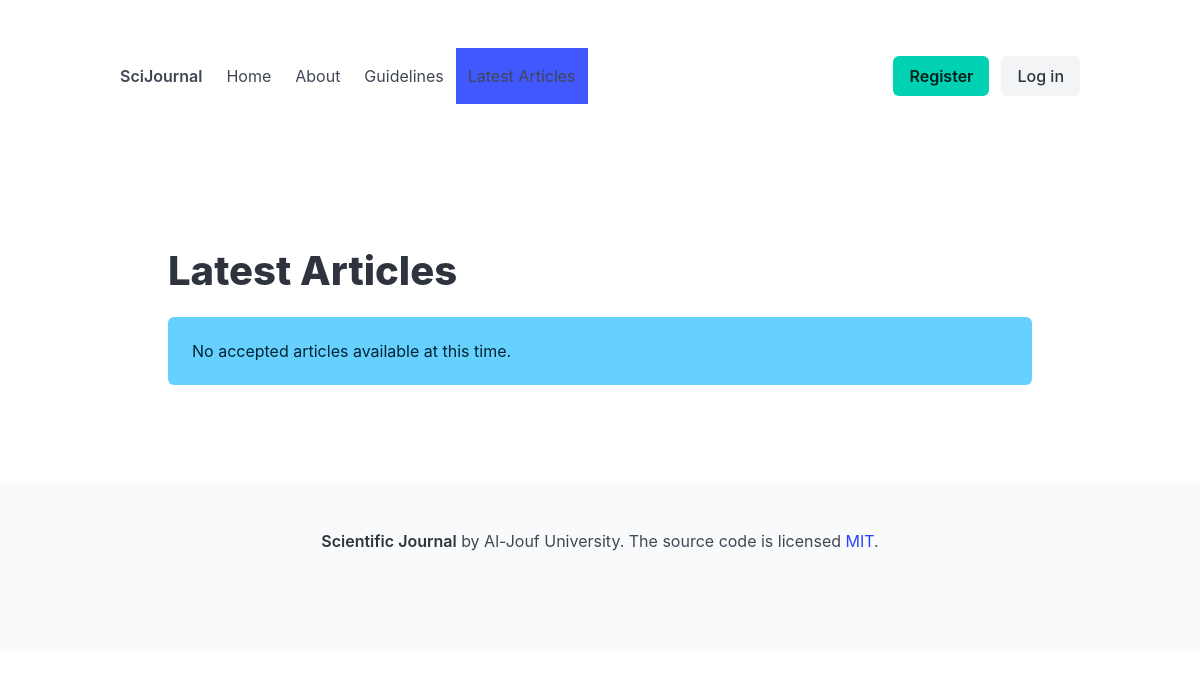
The page /accepted-articles/ on the database as committed earlier.
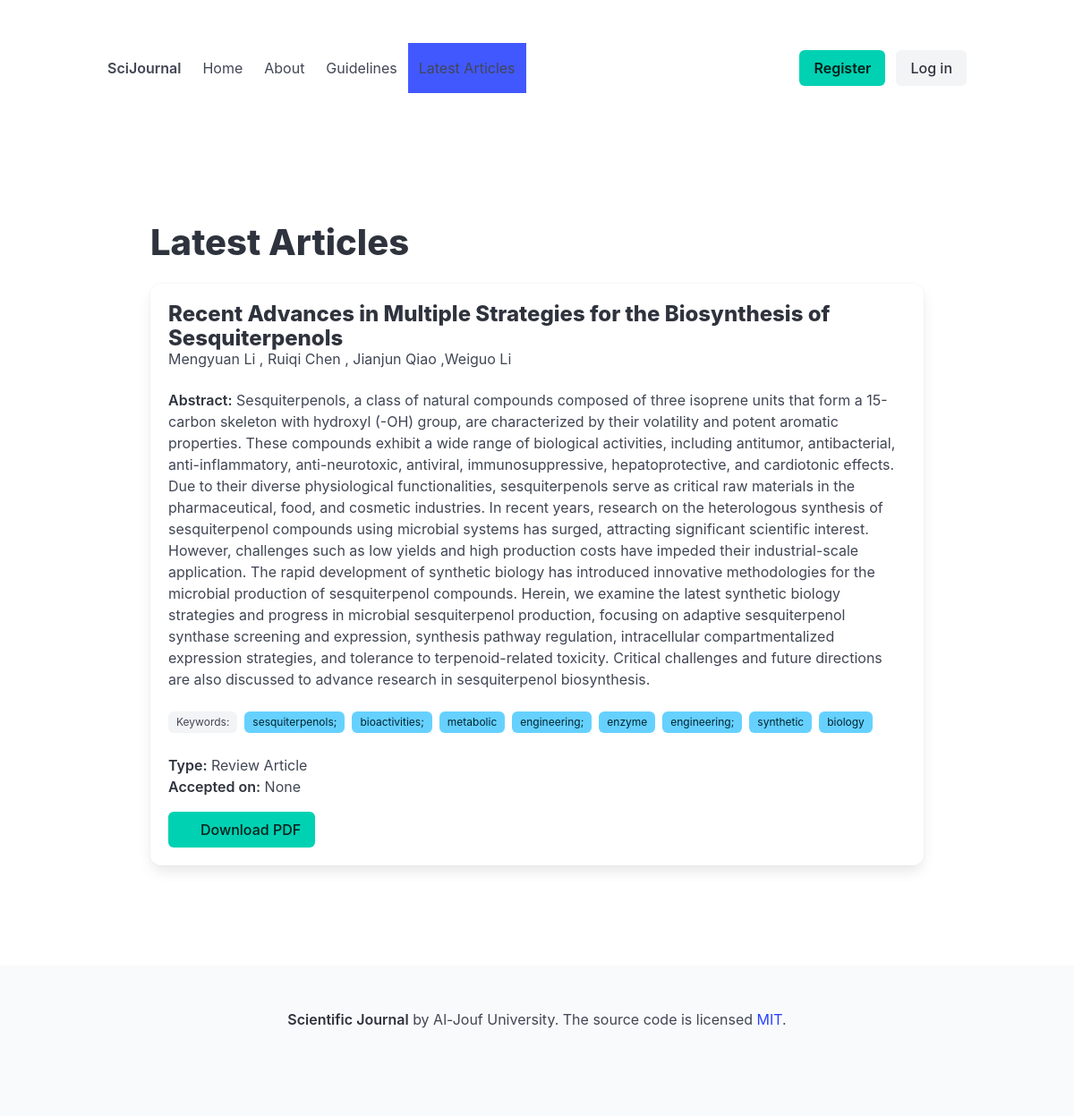
The same page on the database as committed later.
### journal/models.py (models this page shows, shortened)
class Article(models.Model):
    ARTICLE_TYPE_CHOICES = [
        ('original', 'Original Article'),
        ('review', 'Review Article'),
    ]
    DECISION_CHOICES = [
        ('accepted', 'Accepted'),
        ('under_review', 'Under review'),
        ('revision_requested', 'Revision Requested'),
        ('rejected', 'Rejected'),
        ('withdrawn', 'Withdrawn'),
    ]
    title = models.CharField(max_length=255)
    author = models.ForeignKey(User, on_delete=models.CASCADE, related_name='articles')
    type = models.CharField(max_length=20, choices=ARTICLE_TYPE_CHOICES)
    abstract = models.TextField(blank=True, null=True)
    keywords = models.CharField(max_length=255, blank=True, null=True)
    authors = models.CharField(max_length=255, blank=True, null=True)
    pdf_file = models.FileField(upload_to='article_pdfs/', null=True, blank=True, help_text="Upload your article as a PDF file")
    submission_date = models.DateField()
    acceptance_date = models.DateField(null=True, blank=True)
    publication_date = models.DateField(null=True, blank=True)
    decision = models.CharField(max_length=20, choices=DECISION_CHOICES, default='under_review')
    reviewers = models.ManyToManyField(User, through='Review', related_name='reviewing_articles')

### journal/views.py (the view)
# urls.py: path('accepted-articles/', views.accepted_articles, name='accepted_articles'),
def accepted_articles(request):
    articles = Article.objects.filter(decision='accepted').order_by('-acceptance_date')
    return render(request, 'journal/accepted_articles.html', {'articles': articles})

### journal/templates/journal/accepted_articles.html (shortened to what this page needs)
{% extends "journal/base.html" %}
{% load static %}
{% load crispy_forms_tags %}
{% block content %}
<section class="section">
    <div class="container">
        <h1 class="title is-2">Latest  Articles</h1>
        {% if articles %}
            <div class="articles-list">
                {% for article in articles %}
                    <div class="box article-item mb-4">
                        <h2 class="title is-4">{{ article.title }}</h2>
                        <p class="subtitle is-6">
                            {% if article.authors %}
                                {{ article.authors }}
                            {% else %}
                                {{ article.author.get_full_name|default:article.author.username }}
                            {% endif %}
                        </p>
                        {% if article.abstract %}
                            <div class="content">
                                <p><strong>Abstract:</strong> {{ article.abstract }}</p>
                            </div>
                        {% endif %}
                        {% if article.keywords %}
                            <div class="tags">
                                <span class="tag">Keywords:</span>
                                {% for keyword in article.keywords.split %}
                                    <span class="tag is-info">{{ keyword }}</span>
                                {% endfor %}
                            </div>
                        {% endif %}
                        <div class="article-meta mt-3">
                            <p><strong>Type:</strong> {{ article.get_type_display }}</p>
                            <p><strong>Accepted on:</strong> {{ article.acceptance_date }}</p>
                        </div>
                        {% if article.pdf_file %}
                            <div class="mt-4">
                                <a href="{{ article.pdf_file.url }}" class="button is-primary" target="_blank">
                                    <span class="icon">
                                    </span>
                                    <span>Download PDF</span>
                                </a>
                            </div>
                        {% endif %}
                    </div>
                {% endfor %}
            </div>
        {% else %}
            <div class="notification is-info">
                <p>No accepted articles available at this time.</p>
            </div>
        {% endif %}
    </div>
</section>
{% endblock %}

Rows that differ between the two databases and show on the page:
added Article: title "Recent Advances in Multiple Strategies for the Biosynthesis of Sesquiterpenols", authors "Mengyuan Li , Ruiqi Chen , Jianjun Qiao ,Weiguo Li", abstract "Sesquiterpenols, a class of natural compounds composed of three isoprene units that form a 15-carbon skeleton with hydroxyl (-OH) group, are characterized by their volatility and potent aromatic properties. These compounds exhibit a wide range of biological activities, including antitumor, antibacterial, anti-inflammatory, anti-neurotoxic, antiviral, immunosuppressive, hepatoprotective, and cardiotonic effects. Due to their diverse physiological functionalities, sesquiterpenols serve as critical raw materials in the pharmaceutical, food, and cosmetic industries. In recent years, research on the heterologous synthesis of sesquiterpenol compounds using microbial systems has surged, attracting…", split "sesquiterpenols;" "bioactivities;" "metabolic" "engineering;" "enzyme" "engineering;" "synthetic" "biology", type "Review Article", acceptance_date "None"
Other text that changed with them:
text no longer shown: "No accepted articles available at this time."
